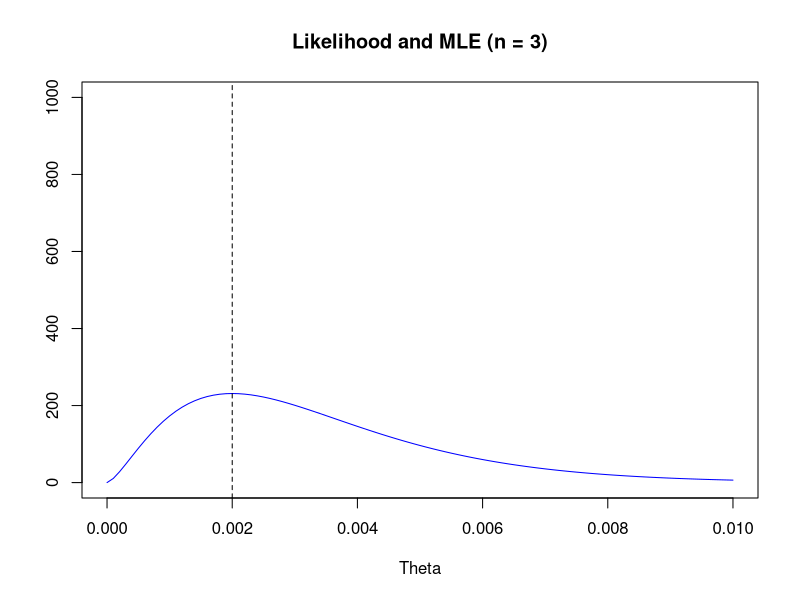
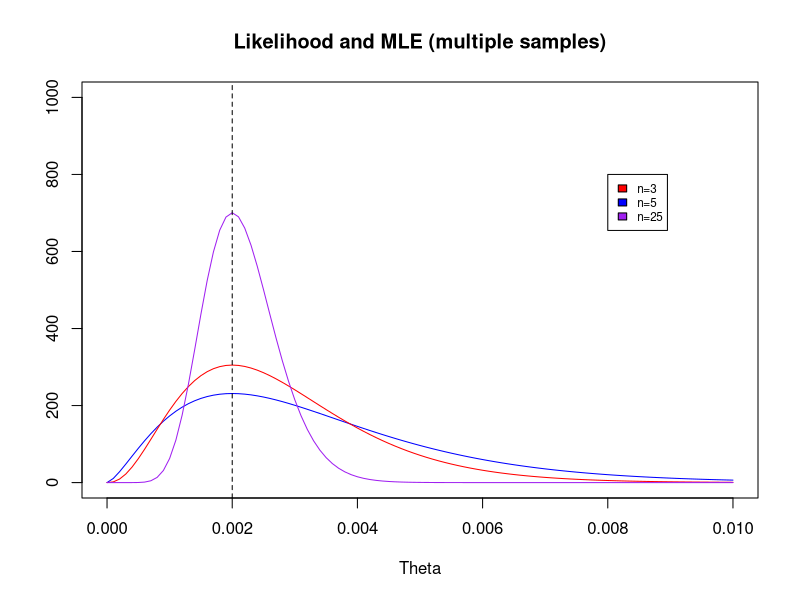
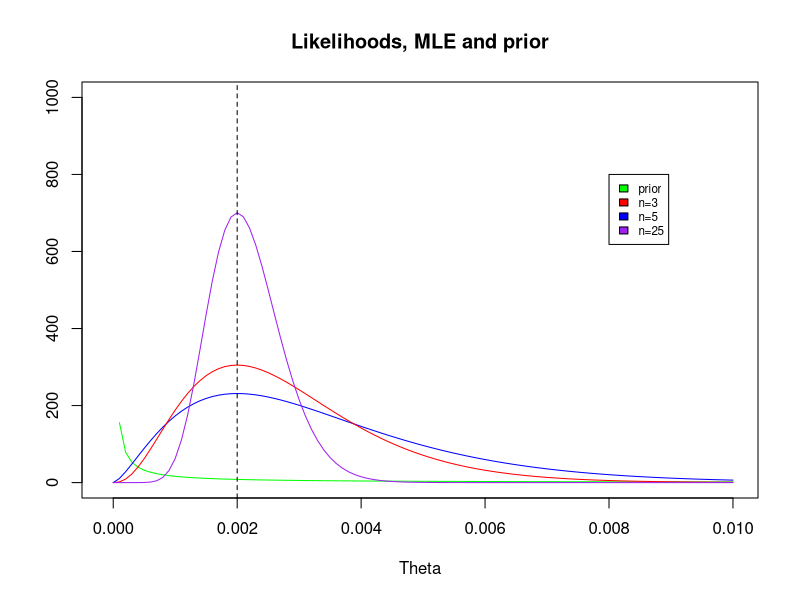
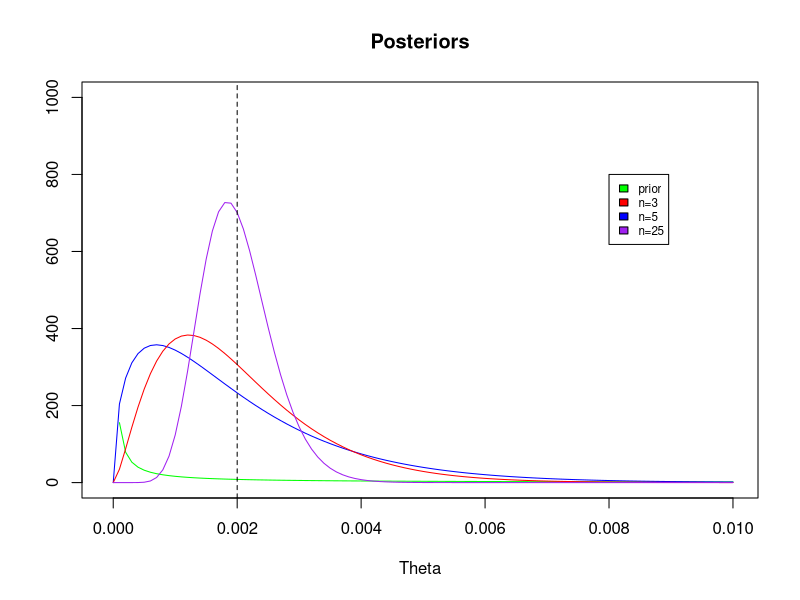

Generate these figures, in order, with R:
### Ex. 1
# a)
# From written exercise 2 we know that the posteriors are proportional to gamma
# The likelihood part is: Theta ^ (n/2) * e ^ (- Theta * n * y_mean / 2)
# This can be regarded as gamma(alpha_1, beta_1) where alpha_1 = n/2 + 1 and beta_1 = n * y_mean / 2

calculate_hyperparameters <-function(sample_input, y_mean_input) {
  shape <-sample_input / 2 + 1
  rate <-sample_input * y_mean_input / 2
  hyperparameter_vector <- c(shape, rate)
  return(hyperparameter_vector)
}

y_mean <-500
n <-3

hyperparameters <-calculate_hyperparameters(n, y_mean)
thetas <- seq(0, 0.01, by = 0.0001) 
plot(NULL, xlim = c(0,0.01), ylim = c(0,1000), ann = FALSE)
title(main="Likelihood and MLE (n = 3)", xlab = "Theta", ylab = "")
lines(thetas, dgamma(thetas, shape = hyperparameters[1], rate = hyperparameters[2]), col = "blue")
abline(v = 1 / y_mean, lty=2)

# b)
ns <-c(3,5,25)
hyperparameters_1 <-calculate_hyperparameters(5, y_mean)
hyperparameters_2 <-calculate_hyperparameters(25, y_mean)

plot(NULL, xlim = c(0,0.01), ylim = c(0,1000), ann = FALSE)
title(main="Likelihood and MLE (multiple samples)", xlab = "Theta", ylab = "")
lines(thetas, dgamma(thetas, shape = hyperparameters[1], rate = hyperparameters[2]), col = "blue")
lines(thetas, dgamma(thetas, shape = hyperparameters_1[1], rate = hyperparameters_1[2]), col = "red")
lines(thetas, dgamma(thetas, shape = hyperparameters_2[1], rate = hyperparameters_2[2]), col = "purple")
legend(x = 0.008, y = 800, legend = c("n=3", "n=5", "n=25"), fill = c("red", "blue", "purple"), cex = 0.7)
abline(v = 1 / y_mean, lty=2)

# c)
# Same plot but with prior included
plot(NULL, xlim = c(-0.0001,0.01), ylim = c(0,1000), ann = FALSE)
title(main="Likelihoods, MLE and prior", xlab = "Theta", ylab = "")
lines(thetas, dgamma(thetas, shape = 0.02, rate = 0.02), col = "green")
lines(thetas, dgamma(thetas, shape = hyperparameters[1], rate = hyperparameters[2]), col = "blue")
lines(thetas, dgamma(thetas, shape = hyperparameters_1[1], rate = hyperparameters_1[2]), col = "red")
lines(thetas, dgamma(thetas, shape = hyperparameters_2[1], rate = hyperparameters_2[2]), col = "purple")
legend(x = 0.008, y = 800, legend = c("prior", "n=3", "n=5", "n=25"), fill = c("green", "red", "blue", "purple"), cex = 0.7)
abline(v = 1 / y_mean, lty=2)

# The uncertainty decreases as the sample size grows

### Ex. 2
# a) b) and c)
# We can observe the posterior (and its rate and shape hyperparameters) from exercise 2 as the product of the prior and the likelihood
given_alpha <-0.02
given_beta <-0.02

calculate_posterior_parameters <-function(given_alpha, given_beta, sample_input, y_mean_input){
  shape <-given_alpha + sample_input / 2
  rate <-given_beta + sample_input / 2 * y_mean_input
  parameter_vector <- c(shape, rate)
  return(parameter_vector)
}

posterior_parameters <-calculate_posterior_parameters(0.02, 0.02, ns[1], y_mean)
posterior_parameters_1 <-calculate_posterior_parameters(0.02, 0.02, ns[2], y_mean)
posterior_parameters_2 <-calculate_posterior_parameters(0.02, 0.02, ns[3], y_mean)

plot(NULL, xlim = c(-0.0001,0.01), ylim = c(0,1000), ann = FALSE)
title(main="Posteriors", xlab = "Theta", ylab = "")
lines(thetas, dgamma(thetas, shape = 0.02, rate = 0.02), col = "green")
lines(thetas, dgamma(thetas, shape = posterior_parameters[1], rate = posterior_parameters[2]), col = "blue")
lines(thetas, dgamma(thetas, shape = posterior_parameters_1[1], rate = posterior_parameters_1[2]), col = "red")
lines(thetas, dgamma(thetas, shape = posterior_parameters_2[1], rate = posterior_parameters_2[2]), col = "purple")
legend(x = 0.008, y = 800, legend = c("prior", "n=3", "n=5", "n=25"), fill = c("green", "red", "blue", "purple"), cex = 0.7)
abline(v = 1 / y_mean, lty=2)

# Again, it can be observed that the uncertainty decreases when the sample size increases.


